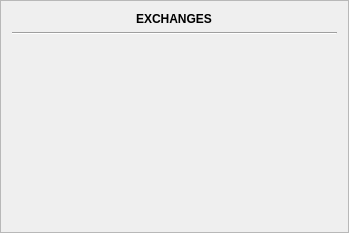
      <widget class="QFrame" name="frame_3">
       <property name="sizePolicy">
        <sizepolicy hsizetype="MinimumExpanding" vsizetype="MinimumExpanding">
         <horstretch>0</horstretch>
         <verstretch>0</verstretch>
        </sizepolicy>
       </property>
       <property name="frameShape">
        <enum>QFrame::StyledPanel</enum>
       </property>
       <property name="frameShadow">
        <enum>QFrame::Plain</enum>
       </property>
       <layout class="QVBoxLayout" name="verticalLayout_2">
        <item alignment="Qt::AlignHCenter">
         <widget class="QLabel" name="label_3">
          <property name="text">
           <string>&lt;html&gt;&lt;head/&gt;&lt;body&gt;&lt;p align=&quot;center&quot;&gt;&lt;span style=&quot; font-weight:600;&quot;&gt;EXCHANGES&lt;/span&gt;&lt;/p&gt;&lt;/body&gt;&lt;/html&gt;</string>
          </property>
         </widget>
        </item>
        <item>
         <widget class="Line" name="line_3">
          <property name="orientation">
           <enum>Qt::Horizontal</enum>
          </property>
         </widget>
        </item>
        <item>
         <spacer name="verticalSpacer_5">
          <property name="orientation">
           <enum>Qt::Vertical</enum>
          </property>
          <property name="sizeHint" stdset="0">
           <size>
            <width>20</width>
            <height>40</height>
           </size>
          </property>
         </spacer>
        </item>
        <item>
         <layout class="QGridLayout" name="gridLayout">
          <property name="sizeConstraint">
           <enum>QLayout::SetFixedSize</enum>
          </property>
          <property name="spacing">
           <number>5</number>
          </property>
          <item row="1" column="0">
           <spacer name="horizontalSpacer">
            <property name="orientation">
             <enum>Qt::Horizontal</enum>
            </property>
            <property name="sizeHint" stdset="0">
             <size>
              <width>40</width>
              <height>20</height>
             </size>
            </property>
           </spacer>
          </item>
          <item row="1" column="2">
           <spacer name="horizontalSpacer_18">
            <property name="orientation">
             <enum>Qt::Horizontal</enum>
            </property>
            <property name="sizeType">
             <enum>QSizePolicy::Fixed</enum>
            </property>
            <property name="sizeHint" stdset="0">
             <size>
              <width>40</width>
              <height>20</height>
             </size>
            </property>
           </spacer>
          </item>
          <item row="1" column="4">
           <spacer name="horizontalSpacer_2">
            <property name="orientation">
             <enum>Qt::Horizontal</enum>
            </property>
            <property name="sizeHint" stdset="0">
             <size>
              <width>40</width>
              <height>20</height>
             </size>
            </property>
           </spacer>
          </item>
          <item row="1" column="1" alignment="Qt::AlignHCenter">
           <widget class="QPushButton" name="cryptoBridgeButton">
            <property name="enabled">
             <bool>true</bool>
            </property>
            <property name="minimumSize">
             <size>
              <width>100</width>
              <height>100</height>
             </size>
            </property>
            <property name="maximumSize">
             <size>
              <width>100</width>
              <height>100</height>
             </size>
            </property>
            <property name="focusPolicy">
             <enum>Qt::NoFocus</enum>
            </property>
            <property name="toolTip">
             <string/>
            </property>
            <property name="autoFillBackground">
             <bool>false</bool>
            </property>
            <property name="text">
             <string/>
            </property>
            <property name="icon">
             <iconset resource="../bitcoin.qrc">
              <normaloff>:/exchanges/res/images/CryptoBridge.png</normaloff>:/exchanges/res/images/CryptoBridge.png</iconset>
            </property>
            <property name="iconSize">
             <size>
              <width>130</width>
              <height>130</height>
             </size>
            </property>
            <property name="autoRepeat">
             <bool>false</bool>
            </property>
            <property name="autoExclusive">
             <bool>false</bool>
            </property>
            <property name="autoDefault">
             <bool>false</bool>
            </property>
            <property name="flat">
             <bool>true</bool>
            </property>
           </widget>
          </item>
          <item row="1" column="3">
           <widget class="QPushButton" name="crex24Button">
            <property name="enabled">
             <bool>true</bool>
            </property>
            <property name="minimumSize">
             <size>
              <width>100</width>
              <height>100</height>
             </size>
            </property>
            <property name="maximumSize">
             <size>
              <width>100</width>
              <height>100</height>
             </size>
            </property>
            <property name="focusPolicy">
             <enum>Qt::NoFocus</enum>
            </property>
            <property name="toolTip">
             <string/>
            </property>
            <property name="autoFillBackground">
             <bool>false</bool>
            </property>
            <property name="text">
             <string/>
            </property>
            <property name="icon">
             <iconset resource="../bitcoin.qrc">
              <normaloff>:/exchanges/res/images/crex24-logo.png</normaloff>:/exchanges/res/images/crex24-logo.png</iconset>
            </property>
            <property name="iconSize">
             <size>
              <width>130</width>
              <height>130</height>
             </size>
            </property>
            <property name="autoRepeat">
             <bool>false</bool>
            </property>
            <property name="autoExclusive">
             <bool>false</bool>
            </property>
            <property name="flat">
             <bool>true</bool>
            </property>
           </widget>
          </item>
         </layout>
        </item>
        <item>
         <spacer name="verticalSpacer_6">
          <property name="orientation">
           <enum>Qt::Vertical</enum>
          </property>
          <property name="sizeHint" stdset="0">
           <size>
            <width>20</width>
            <height>40</height>
           </size>
          </property>
         </spacer>
        </item>
       </layout>
      </widget>
